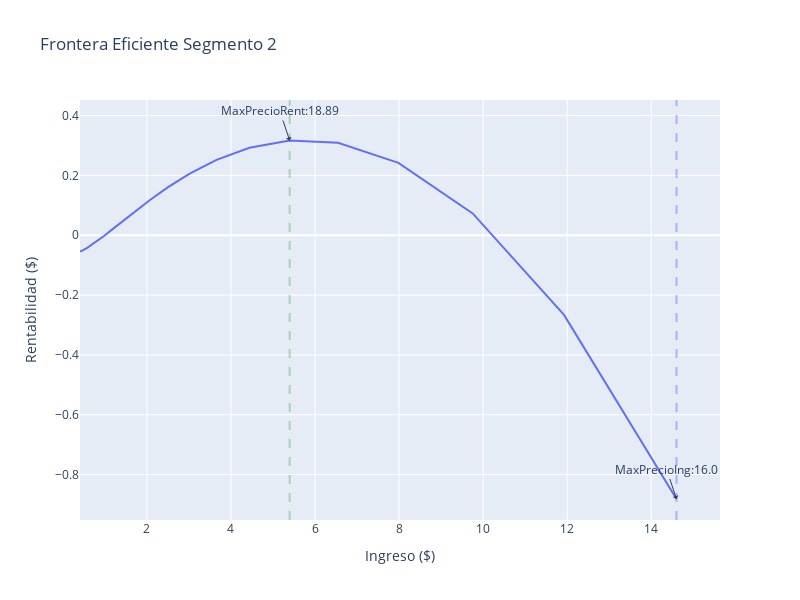

This figure's notebook cell:
### Code cell
fig = go.Figure()

# Se agrega el precio máximo de ingreso
fig.add_trace(go.Scatter(x=df_elasticidad['ingresos_seg2'], y=df_elasticidad['rentabilidad_seg2'], name='Frontera Eficiente'))

# Se agrega la etiqueta de ingreso
fig.add_annotation(x=float(max_ing_seg2['ingresos_seg2']), y=float(max_ing_seg2['rentabilidad_seg2']),
                                  text="MaxPrecioIng:"+str(float(max_ing_seg2['irr'].round(2))),
                                  showarrow=True,
                                  arrowhead=1)
# Se agrega la recta del precio máximo
fig.add_vline(x=float(max_ing_seg2['ingresos_seg2']), line_width=2, line_dash="dash",
                             line_color="blue", opacity=0.25)

# Se agrega la etiqueta de rentabilidad
fig.add_annotation(x=float(max_ren_seg2['ingresos_seg2']), y=float(max_ren_seg2['rentabilidad_seg2']),
                                  text="MaxPrecioRent:"+str(float(max_ren_seg2['irr'].round(2))),
                                  showarrow=True,
                                  arrowhead=1)
# Se agrega la recta del precio máximo
fig.add_vline(x=float(max_ren_seg2['ingresos_seg2']), line_width=2, line_dash="dash",
                             line_color="green", opacity=0.25)

# Configuración del gráfico
fig.update_layout(
    showlegend=False,
    width=800,
    height=600,
    xaxis_title="Ingreso ($)",
    yaxis_title="Rentabilidad ($)",
    title="Frontera Eficiente Segmento 2")

### Figure 1 — Plotly figure (JSON) as saved in the notebook; plotly's stock layout.template omitted (floating-point values rounded to 4 significant figures)
{"data": [{"name": "Frontera Eficiente", "type": "scatter", "x": [14.6, 11.92, 9.751, 7.985, 6.548, 5.396, 4.438, 3.656, 3.017, 2.494, 2.064, 1.712, 1.422, 1.183, 0.9858, 0.8254, 0.6901, 0.5778, 0.4846, 0.4071], "y": [-0.8816, -0.2662, 0.07291, 0.242, 0.3089, 0.3166, 0.2922, 0.2518, 0.2057, 0.1597, 0.1171, 0.07939, 0.04714, 0.02029, -0.001544, -0.01862, -0.03212, -0.04228, -0.04966, -0.05473]}], "layout": {"annotations": [{"arrowhead": 1, "showarrow": true, "text": "MaxPrecioIng:16.0", "x": 14.6, "y": -0.8816}, {"arrowhead": 1, "showarrow": true, "text": "MaxPrecioRent:18.89", "x": 5.396, "y": 0.3166}], "height": 600, "shapes": [{"line": {"color": "blue", "dash": "dash", "width": 2}, "opacity": 0.25, "type": "line", "x0": 14.6, "x1": 14.6, "xref": "x", "y0": 0, "y1": 1, "yref": "y domain"}, {"line": {"color": "green", "dash": "dash", "width": 2}, "opacity": 0.25, "type": "line", "x0": 5.396, "x1": 5.396, "xref": "x", "y0": 0, "y1": 1, "yref": "y domain"}], "showlegend": false, "title": {"text": "Frontera Eficiente Segmento 2"}, "width": 800, "xaxis": {"title": {"text": "Ingreso ($)"}}, "yaxis": {"title": {"text": "Rentabilidad ($)"}}}}
